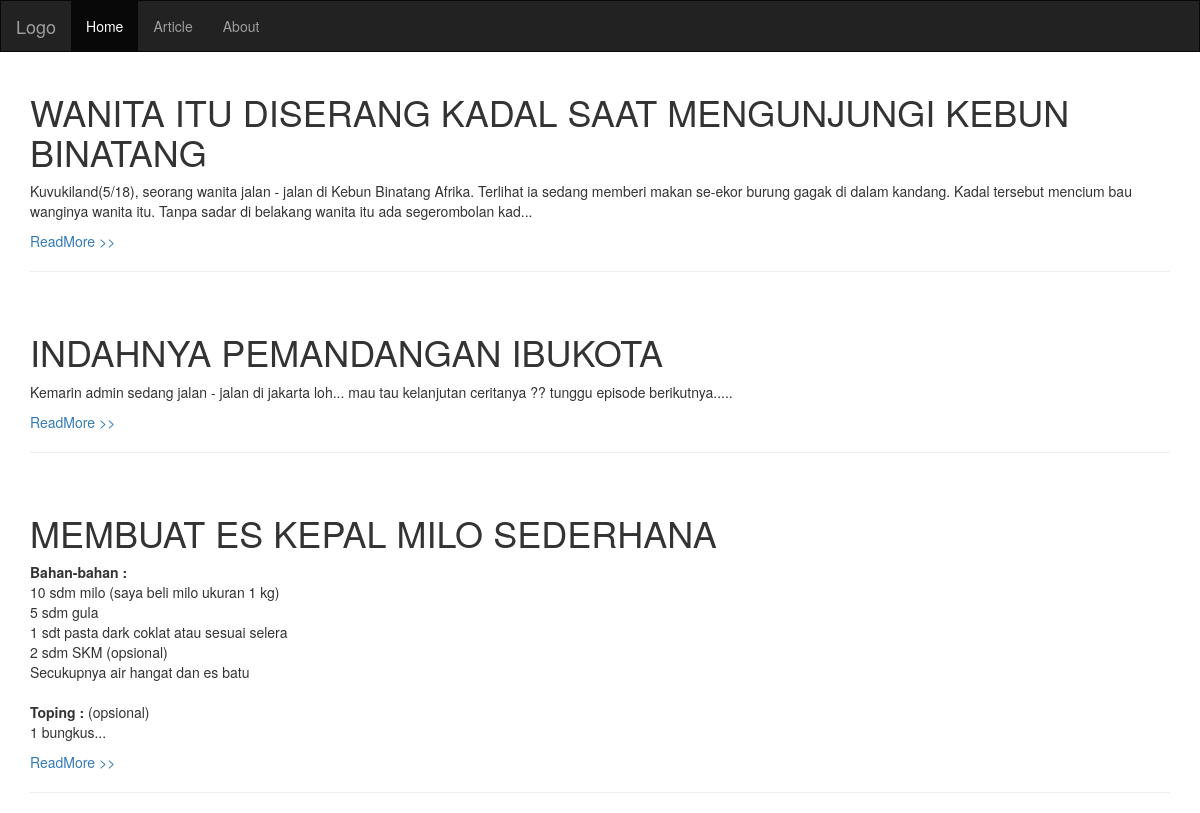
The app's page /7/index.php with its own data.
### tables this page shows
CREATE TABLE `posts` (
  `id_posts` int(11) NOT NULL,
  `title` varchar(255) NOT NULL,
  `content` text NOT NULL,
  `createdBy` int(11) NOT NULL
);

### 7/index.php (the view, shortened to what this page needs)
<?php
$host 	= "localhost";
$user 	= "root";
$pass 	= "";
$db 	= "blogs";
$conn	= mysqli_connect($host,$user,$pass,$db);
?>
<!DOCTYPE html>
<html lang="en">
<head>
<link rel="stylesheet" type="text/css" href="css/bootstrap.min.css">
</head>
<body>
	<nav class="navbar navbar-inverse">
	  <div class="container-fluid">
	    <div class="navbar-header">
	      <a class="navbar-brand" href="#">Logo</a>
	    </div>
	    <div class="collapse navbar-collapse" id="myNavbar">
	      <ul class="nav navbar-nav">
	        <li class="active"><a href="index.php">Home</a></li>
	        <li><a href="#">Article</a></li>
	        <li><a href="#">About</a></li>
	      </ul>
	    </div>
	  </div>
	</nav>
	<div class="container">
	<?php
		if(isset($_GET['id_post'])) {
			$sql = "SELECT `posts`.`id_posts`, `posts`.`title`, `posts`.`content`, `posts`.`createdBy`, `users`.`id_user`, `users`.`username` FROM `posts` LEFT JOIN `users` ON `posts`.`createdBy`=`users`.`id_user` WHERE `id_posts`='".$_GET['id_post']."' ";
			$run = mysqli_query($conn, $sql);
			if (mysqli_num_rows($run) > 0) {
				    ?>
				    <div class="row content">
				<?php while($row = mysqli_fetch_assoc($run)) {
				       ?>
					    <div class="col-sm-12 text-left">
					      <h1><?php echo strtoupper($row['title']); ?></h1><hr>
					      <p><?php echo $row['content']; ?></p>
					      <br>
							<small style="float:right">Author : <b><?php echo $row['username']; ?></b></small>
					      <hr>
					    </div>
				<?php } ?>
				<br><br><br>
				    <div class="col-sm-12 text-left">
				    	<div class="form-group">
						  <form method="POST">
							  <label for="comment">Komentar :</label>
							  <textarea class="form-control" name="komentar" rows="5" id="comment"></textarea>
							  <br>
							  <input type="submit" name="komentari" value="Komentari" class="btn btn-primary">
							  <?php
							  	if (isset($_POST['komentari'])){
							  		$sql2 = "INSERT INTO comments(`id_comments`, `comment`, `postId`) VALUES(NULL, '".$_POST['komentar']."', '".$_GET['id_post']."')";
								    $run2 = mysqli_query($conn, $sql2);
								    if ($run2) {
								    }else{
								    	echo "<script>alert('Gagal Mengomentari')</script>";
								    }
							  	}
							  ?>
						  </form>
						  <br><br><br><br>
						  <div class="well" style="background: #ffffff">
							  	<?php
							  		$sql1 = "SELECT count('postId') as 'tot' FROM `comments` WHERE `postId`=".$_GET['id_post']."";
								    $run1 = mysqli_query($conn, $sql1);
								    $row1 = mysqli_fetch_assoc($run1);
								    if ($run1) {
								    	echo $row1['tot']." Komentar<br>";
								    }else{
								    	echo "0 Komentar<br>";
								    }
					  			?>
							  	<div class="media">
								    <?php
								    $sql0 = "SELECT * FROM `comments` WHERE `postId`='".$_GET['id_post']."' ";
								    $run0 = mysqli_query($conn, $sql0);
								    if (mysqli_num_rows($run0) > 0) {
								    	while($row0 = mysqli_fetch_assoc($run0)){
								    	?>
								    		<div class="media-left media-top">
										      <img src="img/avatar.png" class="media-object" style="width:80px">
										    </div>
										    <div class="media-body">
										      <h4 class="media-heading">USER</h4>
										      <p><?php echo $row0['comment']; ?></p>
										    </div>
										    <hr>
								    	<?php
								    	}
								    }else{
								    	echo "Belum ada komentar.";
								    }
								    ?>
							  </div>
							 </div>
						</div>
				    </div>
				  </div>
			<?php
			} else {
			    echo "<h1>404 Not Found!! </h1>";
			}
		}else{
				$sql = "SELECT `posts`.`id_posts`, `posts`.`title`, `posts`.`content`, `posts`.`createdBy`, `users`.`id_user`, `users`.`username` FROM `posts` LEFT JOIN `users` ON `posts`.`createdBy`=`users`.`id_user`";
				$run = mysqli_query($conn, $sql);
				if (mysqli_num_rows($run) > 0) {
				    while($row = mysqli_fetch_assoc($run)) {
				       ?>
				       <br>
				       <h1><?php echo strtoupper($row['title']); ?></h1>
				       <p><?php echo substr($row['content'],0,250)."..."; ?></p>
				       <a class="btn-link" href="index.php?id_post=<?php echo $row['id_posts']; ?>">ReadMore >></a>
				       <hr>
				       <?php
				    }
				} else {
				    echo "0 results";
				}
		}
	?>
		</div>
</body>
</html>

### 7/index.php (style rules this page uses)
.navbar { margin-bottom: 0; border-radius: 0; }

### records on screen
posts: title "WANITA ITU DISERANG KADAL SAAT MENGUNJUNGI KEBUN BINATANG", content "Kuvukiland(5/18), seorang wanita jalan - jalan di Kebun Binatang Afrika. Terlihat ia sedang memberi makan se-ekor burung gagak di dalam kandang. Kadal tersebut mencium bau wanginya wanita itu. Tanpa sadar di belakang wanita itu ada segerombolan kad"
posts: title "INDAHNYA PEMANDANGAN IBUKOTA", content "Kemarin admin sedang jalan - jalan di jakarta loh... mau tau kelanjutan ceritanya ?? tunggu episode berikutnya.."
posts: title "MEMBUAT ES KEPAL MILO SEDERHANA", content "Bahan-bahan : 10 sdm milo (saya beli milo ukuran 1 kg) 5 sdm gula 1 sdt pasta dark coklat atau sesuai selera 2 sdm SKM (opsional) Secukupnya air hangat dan es batu Toping : (opsional) 1 bungkus"
